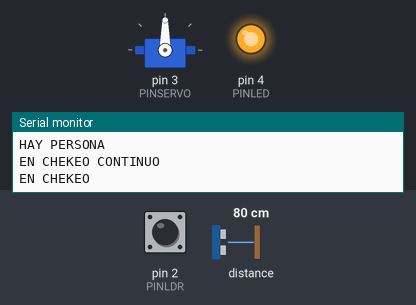
A sketch run on a simulated Arduino Uno, built with avr-gcc and run on an emulated ATmega328P. On the bench: servo, output pins drawn as LEDs (lit = HIGH), the last lines printed to the serial monitor. Inputs (shaded band) come from the test bench; at power-on: distance to the obstacle 80 cm, pin 2 (PINLDR) HIGH.

Above: at 4.3 s.
4.4 s: distance to the obstacle set to 18 cm
5.9 s: distance to the obstacle set to 14 cm
At 6.1 s:
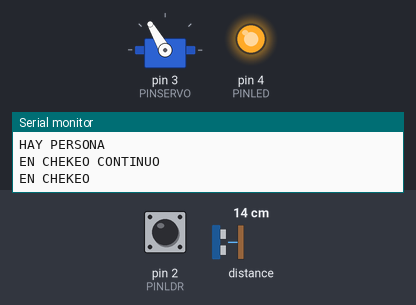
At 7.3 s:
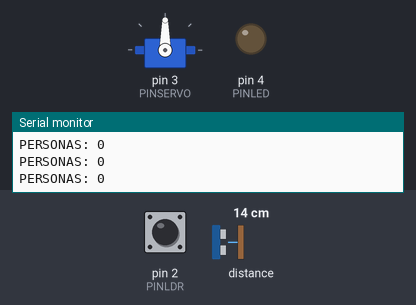
Timing chart, 0 to 8.9 s (numbered marks = the images above; inputs shaded):
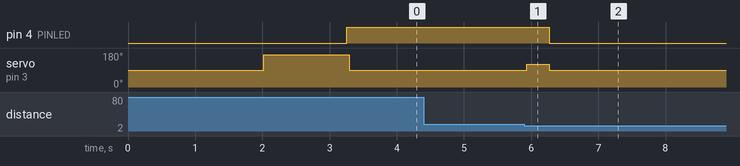

Measured:
- the behaviour switches between 16 and 15 cm on distance to the obstacle (found by bisection; images 0 and 1)
- after the input at 4.4 s, every drawn part: stays the same
- after the input at 5.9 s, pin 4 (PINLED): HIGH → LOW after 0.37 s; servo on pin 3 (PINSERVO): 90° → 120° at once, → 90° 0.34 s later

The sketch:

Codigo_Servo_VL.ino
```cpp
//LIBRERIAS
#include <Servo.h>
#include <Wire.h>
#include <VL53L0X.h>      //el wen pololu
                          //https://github.com/pololu/vl53l0x-arduino/tree/master/examples

//FUNCIONES
void ChekeoGeneral();
void ChekeoContinuo();
bool ChekeoPresencia();
void MoverServo(int ang);

//OBJETOS
Servo servo;
VL53L0X sensor;

//VARIABLES
int PINLED    = 4;        //D4
int PINSERVO  = 3;        //D3
int PINLDR    = 2;        //D2: 1=no hay luz

int PULSOMIN  = 350;      //microsegundos servo
int PULSOMAX  = 2300;

int RANGOMIN  = 150;      //distancia sensor (mm)
int RANGOMAX  = 1000;

int ANG_RECTO = 90;    //ajuste (90)   //angulos servo (ajustar previamente)
int ANG_PRES  = 120;  //*auemntar (120)
int ANG_AUS   = 60;
int ANG_CHEKEO = 170; //*ajustar (160)

int conteo    = 0;

void setup() {
  Serial.begin(9600);
  Wire.begin();

  pinMode(PINLDR,INPUT);
  pinMode(PINLED,OUTPUT);

  sensor.setTimeout(500);
  if (!sensor.init())
  {
    Serial.println("Failed to detect and initialize sensor!");
    while (1) {}
  }
  sensor.startContinuous(100);      //Intervalo de tiempo para cada leida

  servo.attach(PINSERVO, PULSOMIN, PULSOMAX);
}

void loop() {
  //CHEKEO LUZ
  while (!digitalRead(PINLDR)){    //iniciar chekeo cuando no haya luz (ldr=1)
    Serial.print("HAY LUZ");
    Serial.print("\n");
    delay(500);
  }

  Serial.print("NO HAY LUZ");
  Serial.print("\n");
  Serial.print("PREPARANDO...");
  Serial.print("\n");
  delay(2000);

  ChekeoGeneral();

  ChekeoContinuo();

  //Confirmo tiempo para modo sleep

    //Activar modo sleep
      //habría reiniciada cuando despierte?

    //Volver al loop si todavía no es momento

  Serial.print("TERMINÓ PRUEBA");
  Serial.print("\n");
  delay(100);

  while (1){}

}

void ChekeoGeneral(){                     //Chekeo si ya hay una persona en el escritorio
  int distancia = 0;

  Serial.print("EN CHEKEO GENERAL");
  Serial.print("\n");
  delay(20);

  MoverServo(ANG_CHEKEO);
  delay(1000);

  for(int i=1; i<=3; i++){            //lectura persona (3 revisiones)
    if (ChekeoPresencia()){
      digitalWrite(PINLED,HIGH);
      conteo=1;
      Serial.print("HAY PERSONA");
      Serial.print("\n");
      delay(20);
      return;
    }
  }
  digitalWrite(PINLED,LOW);
  conteo=0;
  Serial.print("NO HAY PERSONA");
  Serial.print("\n");
  delay(20);

}

void ChekeoContinuo(){
  int distancia;
  int ESTADO=0;
  const int CHEKEO=0;
  const int CONF_PRES=1;
  const int CONF_AUS=2;
  bool ciclo=true;

  Serial.print("EN CHEKEO CONTINUO");
  Serial.print("\n");
  delay(20);
  while (ciclo){
    switch (ESTADO){

      case CHEKEO:
        MoverServo(ANG_RECTO);
        Serial.print("EN CHEKEO");
        Serial.print("\n");
        delay(20);
        //*FUNCION ESPECIAL: RELOJ (se verá luego)
        while (!ChekeoPresencia()){
          if (!digitalRead(PINLDR)){                   //chekeo luz
            digitalWrite(PINLED,LOW);
            ciclo=false;
            break;
          }

          Serial.print("PERSONAS: ");
          Serial.print(conteo);
          Serial.print("\n");
          delay(20);
        }
        ESTADO=CONF_PRES;
        break;


      case CONF_PRES:
        while (ChekeoPresencia()){}     //espero que sensor vuelva a 0 para continuar
        MoverServo(ANG_PRES);
        Serial.print("CONFIRMANDO PRESENCIA");
        Serial.print("\n");
        delay(20);
        for(int i=1; i<=3; i++){        //lectura presencia (3 revisiones)
          if (ChekeoPresencia()){
            conteo+=1;
            digitalWrite(PINLED,HIGH);
            ESTADO=CHEKEO;
            break;
          }
          else ESTADO=CONF_AUS;
        }
        break;


      case CONF_AUS:    //Se optará por lo simple: Ausencia cuando no presencia es falso
                        //El ángulo de Chekeo y Presencia podrían modificarse para evitar falsas entradas.
        Serial.print("CONFIRMANDO AUSENCIA");
        Serial.print("\n");
        delay(20);

        if (conteo>0) conteo-=1;
        if (conteo==0) digitalWrite(PINLED,LOW);
        ESTADO=CHEKEO;
        break;

      default:
        ESTADO=CHEKEO;
        break;
    }
  }
}

bool ChekeoPresencia(){
  int distancia;
  distancia = sensor.readRangeContinuousMillimeters();
  if (distancia>RANGOMIN && distancia<RANGOMAX){
    return true;
  }
  else{
    return false;
  }
}

void MoverServo(int ang){
  servo.attach(PINSERVO, PULSOMIN, PULSOMAX);
  servo.write(ang);
  delay(200);         //mínimo:     50
                      //normal:     100
  servo.detach();
}
```
